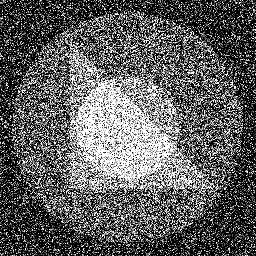
%> input picture data/given_new_2.png, 256 x 256 px
$ octave smooth.m   (GNU Octave 9; MATLAB toolbox functions it lacks are replaced by stand-ins)
%> lines starting %> are read from the running program, lines starting %| are printed output that depends on the picture; in (x1, y1, x2, y2) boxes, pixels count from 0 and x2, y2 are one past the last pixel; in counts of white or black regions, pixels touching at a corner belong together; the program's own positions count from 1
### Dxt.m
function d = Dxt(u)
%--------------------------------------------------------------------------
%   This program is computing the transpose of the gradient operator
%   according to x-axis using backward difference.
%
%   Usage: d = Dxt(u);
%
%   Inputs:
%       - u: 2d data
%
%   Outputs:
%       - d: transpose gradient u according to x-axis
%
%   Code by: Xiaohao Cai
%   Last updated: 10/11/2012
%--------------------------------------------------------------------------

[rows,cols] = size(u);
d = zeros(rows,cols);
d(:,1:cols-1) = u(:,1:cols-1)-u(:,2:cols);

% use periodic boundary
d(:,cols) = u(:,cols)-u(:,1);

% %use reflective boundary
% d(:,cols)=0;
% d(:,cols)=d(:,cols-1);

### Dyt.m
function d = Dyt(u)
%--------------------------------------------------------------------------
%   This program is computing the transpose of the gradient operator
%   according to y-axis using backward difference.
%
%   Usage: d = Dyt(u);
%
%   Inputs:
%       - u: 2d data
%
%   Outputs:
%       - d: transpose gradient u according to y-axis
%
%   Code by: Xiaohao Cai
%   Last updated: 10/11/2012
%--------------------------------------------------------------------------

[rows,cols] = size(u);
d = zeros(rows,cols);
d(1:rows-1,:) = u(1:rows-1,:)-u(2:rows,:);

% use periodic boundary
d(rows,:) = u(rows,:)-u(1,:);

% %use reflective boundary
% d(rows,:)=0;
% d(rows,:)=d(rows-1,:);

### Dxf.m
function d = Dxf(u)
%--------------------------------------------------------------------------
%   This program is computing the gradient operator according to x-axis
%   using backward difference.
%
%   Usage: d = Dx(u);
%
%   Inputs:
%       - u: 2d data
%
%   Outputs:
%       - d: gradient u according to x-axis
%
%   Code by: Xiaohao Cai
%   Last updated: 10/11/2012
%--------------------------------------------------------------------------


[rows,cols] = size(u);
d = zeros(rows,cols);
d(:,2:cols) = u(:,2:cols)-u(:,1:cols-1);
% use periodic boundary
d(:,1) = u(:,1)-u(:,cols);
% %use reflective boundary
% d(:,1) = 0;
% d(:,1) = d(:,2);

### Dyf.m
function d = Dyf(u)
%--------------------------------------------------------------------------
%   This program is computing the gradient operator according to y-axis
%   using backward difference.
%
%   Usage: d = Dy(u);
%
%   Inputs:
%       - u: 2d data
%
%   Outputs:
%       - d: gradient u according to y-axis
%
%   Code by: Xiaohao Cai
%   Last updated: 10/11/2012
%--------------------------------------------------------------------------

[rows,cols] = size(u);
d = zeros(rows,cols);
d(2:rows,:) = u(2:rows,:)-u(1:rows-1,:);

% use periodic boundary
d(1,:) = u(1,:)-u(rows,:);

% %use reflective boundary
% d(1,:) = 0;
% d(1,:) = d(2,:);

### CVMST_Seg.m
function [u,i]=CVMST_Seg(Img,lambda,mu,sigma)
%--------------------------------------------------------------------------
%   This program is using the Split-Bregman method to solve a convex variant
%   of the Mumford-Shah model proposed in our paper [1].
%
%   Usage: [uu,te,er]=CVMST_Seg(Img,lambda,mu,sigma);
%
%   Inputs:
%       - Img: the given image
%       - lambda: the fidelity parameter
%       - mu: the smooth term parameter
%       - sigma: the Split-Bregman parameter
%
%   Outputs:
%       - u: the solution of our convex variant of the Mumford-Shah model
%
%
%   The original algorithm was proposed in the following paper, if you use
%   this file or package for your work, please refer to the following paper:
%
%   [1] Xiaohao Cai, Raymond H. Chan, and Tieyong Zeng,
%       A Two-Stage Image Segmentation Method Using a Convex Variant
%       of the Mumford-Shah Model and Thresholding, accepted for
%       publication by SIAM Journal on Imaging Sciences.
%
%   Code by: Xiaohao Cai
%   Last updated: 10/11/2012
%--------------------------------------------------------------------------


%%
% initialization
u=Img;wx=0*Img;wy=wx;bx=wx;by=wx;

% Build Kernels: use the fft algorithm: (5 point stencil)
uker = 0*Img;
uker(1,1) = 4;uker(1,2)=-1;uker(2,1)=-1;
uker(end,1)=-1;uker(1,end)=-1;

% compute the fft of the left hand side of (3.6) in our paper
uker = lambda+(mu+sigma)*fft2(uker);

%%
for i=1:300
    % compute the right hand side of (3.6) in our paper
    rhs = lambda.*Img+sigma*Dxt(wx-bx)+sigma*Dyt(wy-by);

    u0=u;

    % solve (3.6) in our paper
    u = ifft2(fft2(rhs)./uker);
    err=norm(u-u0,'fro')/norm(u,'fro');

%     if mod(i,10)==0
%         disp(['iterations: ' num2str(i) '!  ' 'error is:   ' num2str(err)]);
%     end

    % check the stopping criterion
    if err<10^(-5)
        break;
    end

    % solve (3.7) in our paper
    temp1=Dx(u)+bx;temp2=Dy(u)+by;
    [wx,wy]=shrink2(temp1,temp2,1./sigma);

    % update (3.3) in our paper
    bx=bx+Dx(u)-wx;
    by=by+Dy(u)-wy;
end

% disp(['All iterations: ' num2str(i)]);

% linear streach, i.e. (3.8) in our paper
min_u=min(min(u));
max_u=max(max(u));
u=(u-min_u)/(max_u-min_u);

### shrink2.m
function [xs,ys] = shrink2(x,y,lambda)
%--------------------------------------------------------------------------
%   This program is computing the generalized shrinkage (2D).
%
%   Usage: [xs,ys] = shrink2(x,y,lambda);
%
%   Inputs:
%       - x: 2d data
%       - y: 2d data
%       - lambda: threshold used to do shrinkage
%
%   Outputs:
%       - xs: shrinkage of x
%       - ys: shrinkage of y
%
%   Code by: Xiaohao Cai
%   Last updated: 10/11/2012
%--------------------------------------------------------------------------


[xLen,yLen]=size(lambda);
if xLen==1
    % isotropic
    s = sqrt(x.*conj(x)+y.*conj(y));
    ss = s-lambda;
    ss = ss.*(ss>0);

    s = s+(s<lambda);
    ss = ss./s;

    xs = ss.*x;
    ys = ss.*y;
else
    i=sqrt(-1);
    s=x+i*y;
    ss=wthresh(s,'s',lambda);
    xs=real(ss);
    ys=imag(ss);
end

### smooth.m
close all; clear all; clc;
addpath('data');

% [5 lines of commented-out code are left out]

load shape_multi_clean
Img=Img-min(Img(:));Img=Img/max(Img(:));
Clean = Img;
Img = double(rgb2gray(imread('given_new_2.png')));
%> Img: size 256x256 double; min 0, max 255, mean 96.5
% Img = imnoise(Img,'gaussian',0,0.1);
Img=Img-min(Img(:));Img=Img/max(Img(:));

k=4;
%
iter_min = 2;
iter_max = 300;
[m,n] = size(Img);
%> m = 256; n = 256
p = m*n;H = 1;
%> after `p = m*n`: p = 65536
Htg = H'*Img; HtH = H'*H;
t = 0.5;s = 1/16/t;
R = ClassFoImDiff('cir');
psf = [0 -1 0;-1 4 -1;0 -1 0];
Lap = ClassBlurMatrix(psf,[m,n]);
value_Lap = Lap*eye(m,n);
value_Lap(abs(value_Lap)<0.001) = 0;

%% initial values
% x0 = 0.5 * Img;
% xi = R * x0;
% du = R * x0;
Sigma = zeros(m,n);
alpha1 = 0.1;
alpha2 = 1;
% alpha1 = 0.01;
% alpha2 = 1;
sigma0 = 10;

lambda_array = zeros(iter_max,1);
mu_array = zeros(iter_max,1);
wx=0*Img;wy=wx;bx=wx;by=wx;
%> after `wx=0*Img`: wx: size 256x256 double; every value is 0
uker = 0*Img;
uker(1,1) = 4;uker(1,2)=-1;uker(2,1)=-1;
%> after `uker(1,1) = 4`:
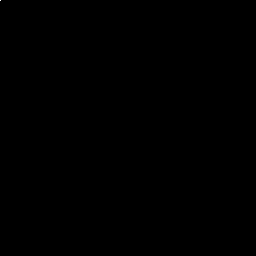
%> uker: size 256x256 double; values 0 (black) and 4 (white), 0% white in thin lines or dots, all inside (x1, y1, x2, y2) = (0, 0, 1, 1)
%> after `uker(1,2)=-1`:
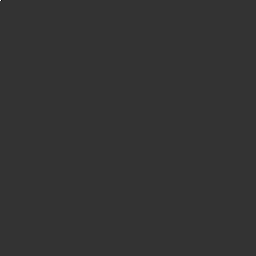
%> uker: size 256x256 double; under 0.01% of pixels changed, all inside (x1, y1, x2, y2) = (1, 0, 2, 1); drawn with min black and max white
%> after `uker(2,1)=-1`: uker: size 256x256 double; under 0.01% of pixels changed, all inside (x1, y1, x2, y2) = (0, 1, 1, 2)
uker(end,1)=-1;uker(1,end)=-1;
%> after `uker(end,1)=-1`: uker: size 256x256 double; min -1, max 4, mean 1.53e-05
%> after `uker(1,end)=-1`: uker: size 256x256 double; min -1, max 4, mean 0
x0 = 0.5 * Img;
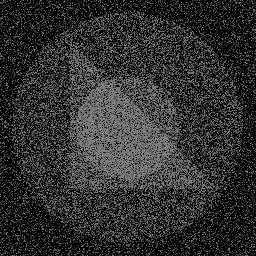
%> x0: size 256x256 double; min 0, max 0.5, mean 0.189
%% update
for iter = 1:iter_max
    % update beta
    norma_beta = trace((Img-H*x0)*(Img-H*x0)');
    trazadiagonal = diag(sum(Sigma));
    trace_beta = trace(H'*H*trazadiagonal);
    beta = p/(norma_beta+trace_beta);

    % update lambda
    norma_lambda = sum(diag(value_Lap*(x0'*x0),0));
    trace_lambda = sum(diag(value_Lap * trazadiagonal,0));

    lambda = (2*alpha1*p)/(norma_lambda+trace_lambda);
    lambda_array(iter) = lambda;

    Du = R*x0;
    Dx = Du(:,:,:,1);Dy = Du(:,:,:,2);
    W_u = 1./(sqrt(Dx.^2+Dy.^2)+1e-3);
    W_u_m = mean(W_u(:));
%     wu_Lap = mean(W_u(:)) .* (value_Lap);


    % update mu
    trace_mu = sum(sum(Sigma .* (value_Lap) .* W_u));
    mu_traza = (Dx.^2+Dy.^2) .* W_u + abs(trace_mu)/p;
    tmp = mu_traza.^(0.5);
    mu = (p*alpha2)/(sum(tmp(:)));
    mu_array(iter) = mu;

    % update alpha1,alpha2
    alpha1 = (sum(lambda_array)/sum(lambda_array ~= 0)) * (norma_lambda+trace_lambda) / (2*p);
    alpha2 = (sum(mu_array)/sum(mu_array ~= 0))* (sum(tmp(:))) / p;

% [25 lines of commented-out code are left out]

    sigma = mu * sigma0;
    AS1 = beta * HtH + (lambda + sigma) * Lap;
    Sigma = AS1 \ (1 *eye(m,n));

    rhs = beta.*Htg+sigma*Dxt(wx-bx)+sigma*Dyt(wy-by);
    A = beta.*HtH+(lambda+sigma)*fft2(uker);
    x = ifft2(fft2(rhs)./ A);

    temp1=Dxf(x)+bx;temp2=Dyf(x)+by;
    [wx,wy]=shrink2(temp1,temp2,1./sigma0);

    bx=bx+Dxf(x)-wx;
    by=by+Dyf(x)-wy;

    error = sum((x-x0).*(x-x0)) / sum(x0.*x0);
    if error < 1e-7 && iter>iter_min
        break;
    end
    x0 = x;
end
%> this loop made 32 passes
%> (norma_beta, trace_beta, beta, norma_lambda, trace_lambda, lambda, W_u_m, trace_mu) on passes 2 to 13: (4575.1, 17.89, 14.27, 546.4, 71.56, 21.21, 20.08, 190.1), (6297.2, 17.94, 10.38, 34.42, 71.77, 67.43, 87.45, 325.2), (6884.5, 24.67, 9.49, 16.41, 98.67, 27.86, 95.52, 263.4), (6840.6, 26.99, 9.54, 10.97, 108, 28.66, 122.2, 677.1), (6583, 26.83, 9.91, 6.34, 107.3, 30.79, 217.2, 890.1), (6634.1, 25.82, 9.84, 6.54, 103.3, 30.68, 246.6, 960.9), (6592.5, 26.02, 9.9, 7.23, 104.1, 29.41, 279.6, 1115.7), (6548.2, 25.85, 9.97, 8.6, 103.4, 29.56, 274.7, 1010.7), (6602.3, 25.68, 9.89, 8.53, 102.7, 29.93, 297.7, 1055.4), (6566.8, 25.89, 9.94, 8.96, 103.6, 29.41, 331.9, 1214.9), (6525.3, 25.75, 10, 10.12, 103, 29.56, 302, 1130.9), (6575.2, 25.59, 9.93, 9.72, 102.4, 29.98, 341.8, 1238)
%> (norma_beta, beta, norma_lambda, lambda, W_u_m, trace_mu, mu, alpha1) on pass 1: (4579.5, 14.31, 6682.1, 1.96, 74.3, 0, 2.1, 0.1)
%> pass 1, `mu_traza = (Dx.^2+Dy.^2) .* W_u + abs(trace_mu)/p;`:
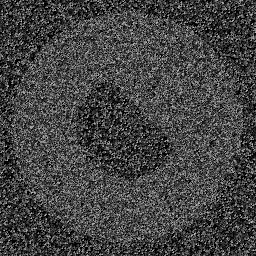
%> mu_traza: size 256x256 double; min 0, max 0.706, mean 0.268
%> after the loop:
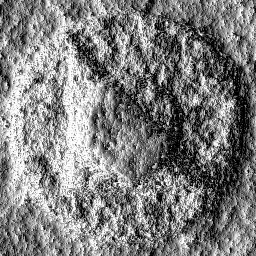
%> bx: size 256x256 double; min -0.1, max 0.1, mean -0.000736; drawn with min black and max white
%> after the loop:
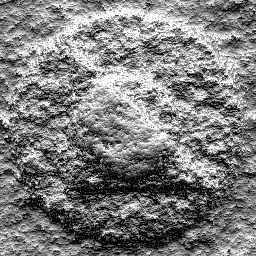
%> by: size 256x256 double; min -0.1, max 0.1, mean -0.00161; drawn with min black and max white
%% Normalized
min_x=min(min(x));
max_x=max(max(x));
x=(x-min_x)/(max_x-min_x);

[u,~] = CVMST_Seg(Img,1,2,2);
%> the loop in CVMST_Seg, `for i=1:300` made 1 pass
%> pass 1, in CVMST_Seg, `u = ifft2(fft2(rhs)./uker);`:
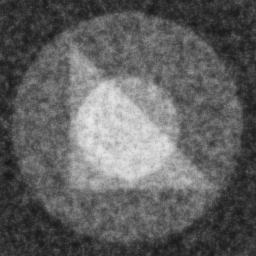
%> u: size 256x256 double; min 0.0961, max 0.916, mean 0.379
%> the run ends on the next line
